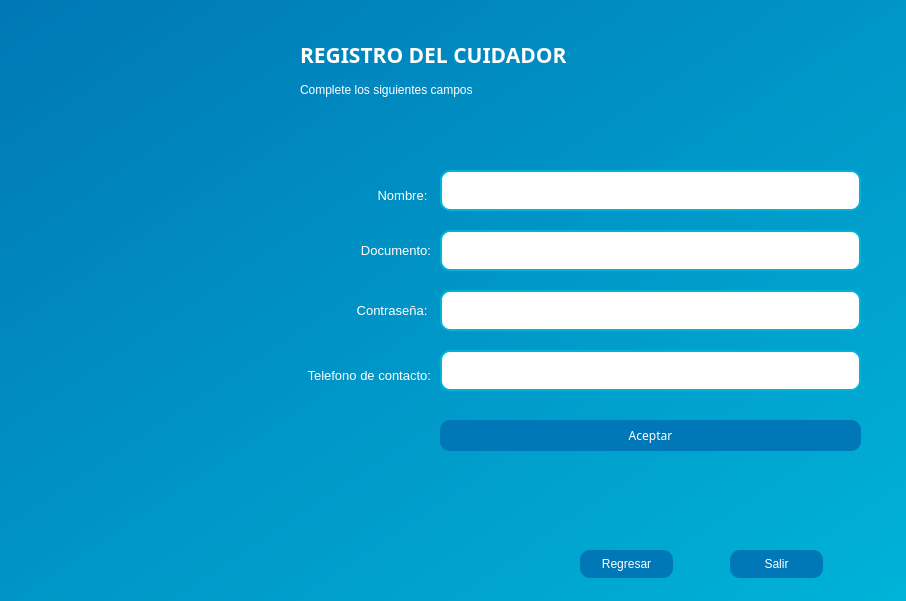
<?xml version="1.0" encoding="UTF-8"?>
<ui version="4.0">
 <class>Form</class>
 <widget class="QWidget" name="Form">
  <property name="geometry">
   <rect>
    <x>0</x>
    <y>0</y>
    <width>906</width>
    <height>601</height>
   </rect>
  </property>
  <property name="windowTitle">
   <string>Form</string>
  </property>
  <widget class="QWidget" name="widget" native="true">
   <property name="geometry">
    <rect>
     <x>0</x>
     <y>0</y>
     <width>921</width>
     <height>621</height>
    </rect>
   </property>
   <property name="font">
    <font>
     <pointsize>15</pointsize>
    </font>
   </property>
   <property name="styleSheet">
    <string notr="true">QWidget {
    background: qlineargradient(x1:0, y1:0, x2:1, y2:1, stop:0 #0077b6, stop:0.5 #0096c7, stop:1 #00b4d8);
}

QLabel {
    background-color: transparent;  /* Fondo transparente para QLabel */
    color: white;  /* Color del texto del QLabel */
    font-size: 16px;  /* Tamaño de fuente del QLabel */
}

QLineEdit {
    background-color: white;  /* Fondo sólido blanco para QLineEdit */
    border: 2px solid #00b4d8;
    border-radius: 10px;
    padding: 10px;
    font-size: 16px;
    color: black;
}

QLineEdit:focus {
    border: 2px solid #0077b6; /* Color del borde al enfocar */
    outline: none;
}


QPushButton{
	border-radius: 10px;
	color: white;
	background-color: rgb(0, 119, 182)
}</string>
   </property>
   <widget class="QLabel" name="label">
    <property name="geometry">
     <rect>
      <x>300</x>
      <y>10</y>
      <width>421</width>
      <height>91</height>
     </rect>
    </property>
    <property name="font">
     <font>
      <family>Montserrat</family>
      <pointsize>-1</pointsize>
      <weight>75</weight>
      <bold>true</bold>
     </font>
    </property>
    <property name="text">
     <string>&lt;html&gt;&lt;head/&gt;&lt;body&gt;&lt;p&gt;&lt;span style=&quot; font-size:16pt;&quot;&gt;REGISTRO DEL CUIDADOR&lt;/span&gt;&lt;/p&gt;&lt;/body&gt;&lt;/html&gt;</string>
    </property>
   </widget>
   <widget class="QLineEdit" name="lineEdit_nombre">
    <property name="geometry">
     <rect>
      <x>440</x>
      <y>170</y>
      <width>421</width>
      <height>41</height>
     </rect>
    </property>
   </widget>
   <widget class="QLineEdit" name="lineEdit_2">
    <property name="geometry">
     <rect>
      <x>440</x>
      <y>230</y>
      <width>421</width>
      <height>41</height>
     </rect>
    </property>
   </widget>
   <widget class="QLineEdit" name="lineEdit_3">
    <property name="geometry">
     <rect>
      <x>440</x>
      <y>290</y>
      <width>421</width>
      <height>41</height>
     </rect>
    </property>
    <property name="echoMode">
     <enum>QLineEdit::Password</enum>
    </property>
   </widget>
   <widget class="QLineEdit" name="lineEdit_4">
    <property name="geometry">
     <rect>
      <x>440</x>
      <y>350</y>
      <width>421</width>
      <height>41</height>
     </rect>
    </property>
   </widget>
   <widget class="QLabel" name="label_2">
    <property name="geometry">
     <rect>
      <x>350</x>
      <y>180</y>
      <width>81</width>
      <height>31</height>
     </rect>
    </property>
    <property name="text">
     <string>&lt;html&gt;&lt;head/&gt;&lt;body&gt;&lt;p align=&quot;right&quot;&gt;&lt;span style=&quot; font-size:10pt;&quot;&gt;Nombre: &lt;/span&gt;&lt;/p&gt;&lt;/body&gt;&lt;/html&gt;</string>
    </property>
   </widget>
   <widget class="QLabel" name="label_3">
    <property name="geometry">
     <rect>
      <x>320</x>
      <y>240</y>
      <width>111</width>
      <height>21</height>
     </rect>
    </property>
    <property name="text">
     <string>&lt;html&gt;&lt;head/&gt;&lt;body&gt;&lt;p align=&quot;right&quot;&gt;&lt;span style=&quot; font-size:10pt;&quot;&gt;Documento:&lt;/span&gt;&lt;/p&gt;&lt;/body&gt;&lt;/html&gt;</string>
    </property>
   </widget>
   <widget class="QLabel" name="label_4">
    <property name="geometry">
     <rect>
      <x>340</x>
      <y>300</y>
      <width>91</width>
      <height>21</height>
     </rect>
    </property>
    <property name="text">
     <string>&lt;html&gt;&lt;head/&gt;&lt;body&gt;&lt;p align=&quot;right&quot;&gt;&lt;span style=&quot; font-size:10pt;&quot;&gt;Contraseña: &lt;/span&gt;&lt;/p&gt;&lt;/body&gt;&lt;/html&gt;</string>
    </property>
   </widget>
   <widget class="QLabel" name="label_5">
    <property name="geometry">
     <rect>
      <x>250</x>
      <y>360</y>
      <width>181</width>
      <height>31</height>
     </rect>
    </property>
    <property name="text">
     <string>&lt;html&gt;&lt;head/&gt;&lt;body&gt;&lt;p align=&quot;right&quot;&gt;&lt;span style=&quot; font-size:10pt;&quot;&gt;Telefono de contacto:&lt;/span&gt;&lt;/p&gt;&lt;/body&gt;&lt;/html&gt;</string>
    </property>
   </widget>
   <widget class="QPushButton" name="pushButton">
    <property name="geometry">
     <rect>
      <x>440</x>
      <y>420</y>
      <width>421</width>
      <height>31</height>
     </rect>
    </property>
    <property name="font">
     <font>
      <family>Montserrat</family>
      <pointsize>9</pointsize>
     </font>
    </property>
    <property name="styleSheet">
     <string notr="true"/>
    </property>
    <property name="text">
     <string>Aceptar</string>
    </property>
   </widget>
   <widget class="QLabel" name="label_7">
    <property name="geometry">
     <rect>
      <x>300</x>
      <y>80</y>
      <width>261</width>
      <height>20</height>
     </rect>
    </property>
    <property name="text">
     <string>&lt;html&gt;&lt;head/&gt;&lt;body&gt;&lt;p&gt;&lt;span style=&quot; font-size:9pt;&quot;&gt;Complete los siguientes campos&lt;/span&gt;&lt;/p&gt;&lt;/body&gt;&lt;/html&gt;</string>
    </property>
   </widget>
   <widget class="QPushButton" name="pushButton_2">
    <property name="geometry">
     <rect>
      <x>580</x>
      <y>550</y>
      <width>93</width>
      <height>28</height>
     </rect>
    </property>
    <property name="font">
     <font>
      <pointsize>9</pointsize>
     </font>
    </property>
    <property name="text">
     <string>Regresar</string>
    </property>
   </widget>
   <widget class="QPushButton" name="pushButton_3">
    <property name="geometry">
     <rect>
      <x>730</x>
      <y>550</y>
      <width>93</width>
      <height>28</height>
     </rect>
    </property>
    <property name="font">
     <font>
      <pointsize>9</pointsize>
     </font>
    </property>
    <property name="text">
     <string>Salir</string>
    </property>
   </widget>
  </widget>
 </widget>
 <resources/>
 <connections>
  <connection>
   <sender>pushButton_3</sender>
   <signal>clicked(bool)</signal>
   <receiver>Form</receiver>
   <slot>close()</slot>
   <hints>
    <hint type="sourcelabel">
     <x>730</x>
     <y>550</y>
    </hint>
    <hint type="destinationlabel">
     <x>650</x>
     <y>600</y>
    </hint>
   </hints>
  </connection>
 </connections>
</ui>
